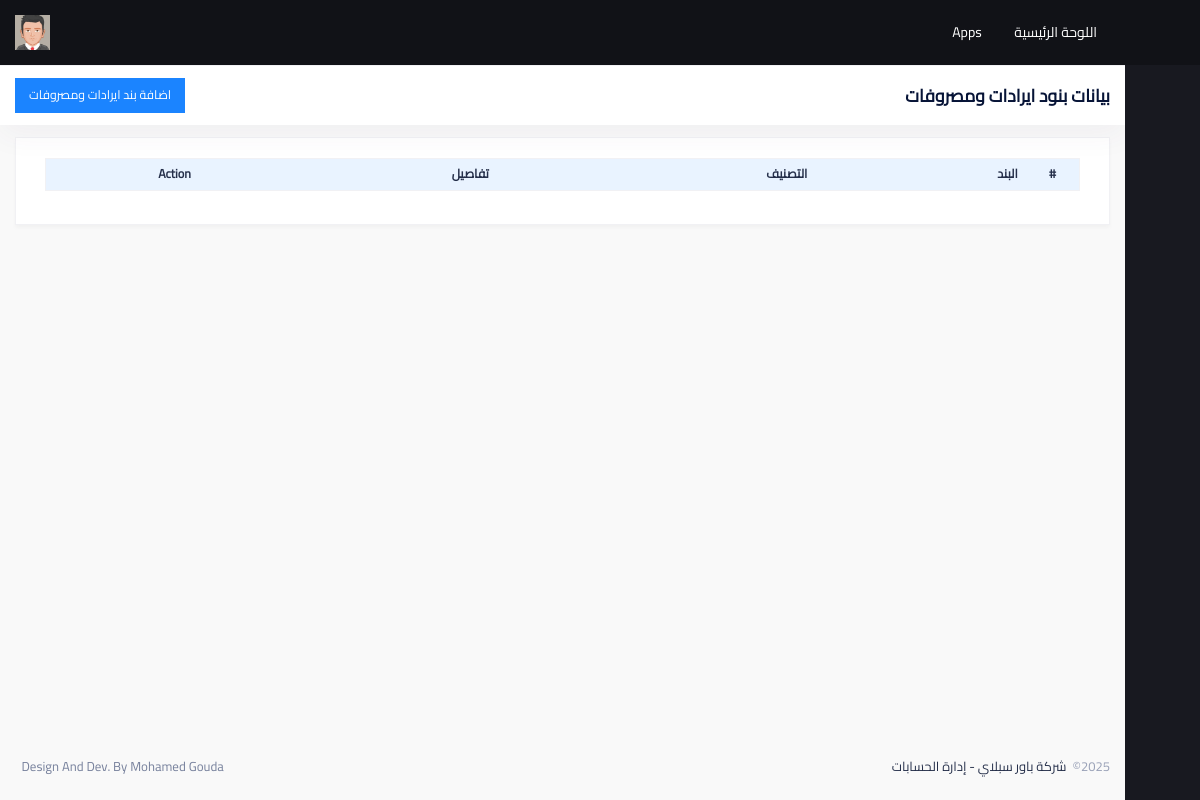
The app's page /settings/cash-categories-list/ (signed in), older data.
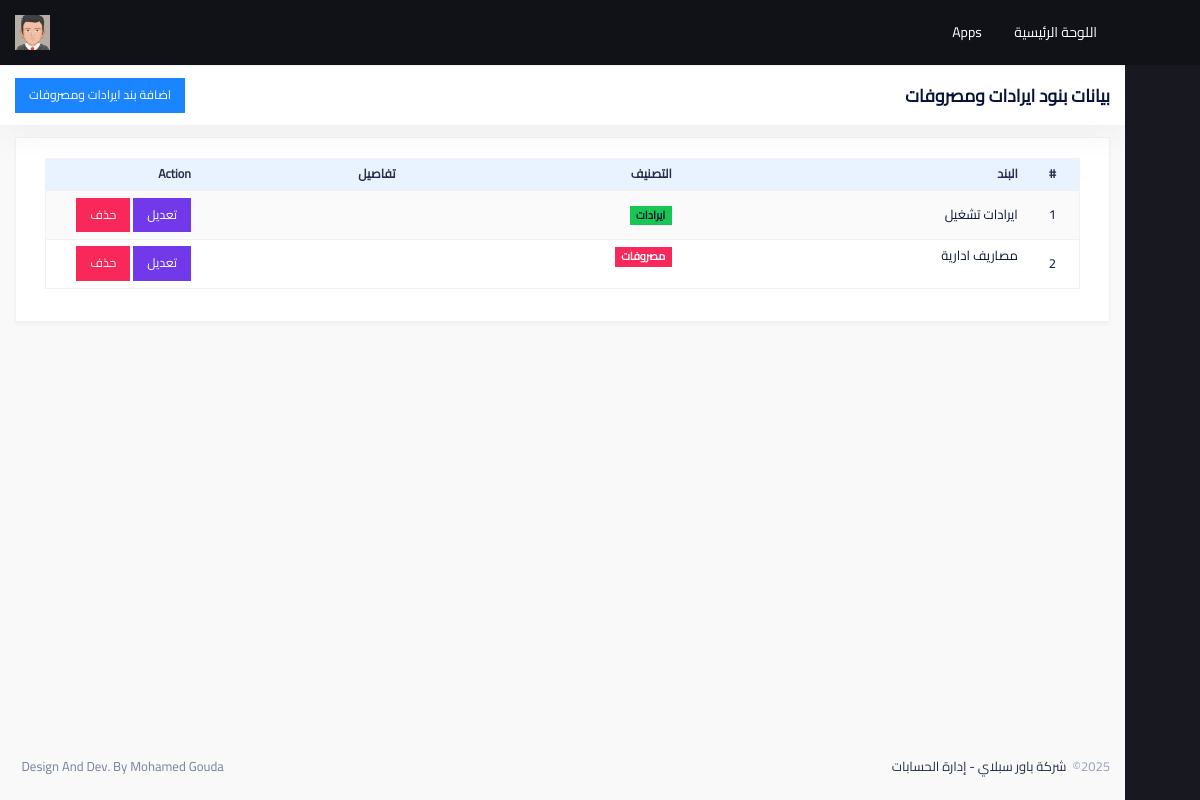
The same page, newer data.
### settings/models.py (models this page shows, shortened)
class CashCategory(models.Model):
    CATEGORY_TYPE_CHOICES = (
        ('income', 'إيراد'),
        ('expense', 'مصروف'),
    )
    name = models.CharField(max_length=200)
    type = models.CharField(max_length=10, choices=CATEGORY_TYPE_CHOICES)
    details = models.CharField(max_length=1000, null=True, blank=True)
    created_at = models.DateTimeField(auto_now_add=True)
    edited_at = models.DateTimeField(auto_now=True)

### settings/views.py (the view)
# urls.py: path('cash-categories-list/',login_required(views.cash_categories_view),name='cash-categories-list'),
@login_required
@permission_required('settings.view_settings', raise_exception=True)
def cash_categories_view (request):
    categories = CashCategory.objects.all()
    context = {
        'categories' : categories,
    }
    return render (request, 'cash_categories.html', context)

### settings/templates/cash_categories.html (shortened to what the changed rows need)
{% extends 'base.html' %}
{% load static %}
{% block css %}
<link href="{% static 'assets/plugins/custom/datatables/datatables.bundle.css' %}" rel="stylesheet" type="text/css"/>
{% endblock css %}
{% block content %}
<div class="content d-flex flex-column flex-column-fluid" id="kt_content">
    <div class="toolbar" id="kt_toolbar">
        <div id="kt_toolbar_container" class="container-fluid d-flex flex-stack">
            <div data-kt-swapper="true" data-kt-swapper-mode="prepend" data-kt-swapper-parent="{default: '#kt_content_container', 'lg': '#kt_toolbar_container'}" class="page-title d-flex align-items-center me-3 flex-wrap lh-1">
                <h1 class="d-flex align-items-center text-gray-900 fw-bold my-1 fs-3"> بيانات بنود ايرادات ومصروفات </h1>
            </div>
        </div>
    </div>
    <div class="post d-flex flex-column-fluid" id="kt_post">
        <div id="kt_content_container" class="container-xxl">
            <div class="card">
                <div class="card-body p-0">
                    <div class="card-px py-3 my-3">
                        <table id="kt_datatable_dom_positioning" class="table table-striped table-row-bordered gy-2 gs-7 border rounded">
                            <thead class="bg-light-primary">
                                <tr class="fw-bold fs-7 text-gray-800 px-7">
                                    <th data-ordering="false" style="width:5%;">#</th>
                                    <th>البند</th>
                                    <th> التصنيف </th>
                                    <th >تفاصيل</th>
                                    <th style="width:15%;">Action</th>
                                </tr>
                            </thead>
                            <tbody>
                                {% for category in categories %}
                                    <tr>
                                        <td>{{ forloop.counter }}</td>
                                        <td>{{ category.name }}</td>
                                        <td>
                                            {% if category.type == 'income' %}
                                            <span class="badge bg-success">ايرادات</span>
                                            {% elif category.type == 'expense' %}
                                            <span class="badge bg-danger text-light">مصروفات</span>
                                            {% endif %}
                                        </td>
                                        <td>{{ category.details}}</td>
                                        {% if perms.settings.change_settings or perms.settings.delete_settings %}
                                        <td>
                                            {% if perms.settings.change_settings %}
                                            <a href="#" class="btn btn-sm btn-info" data-bs-toggle="modal" data-bs-target="#kt_modal_edit_category"
                                                data-id="{{ category.id }}"
                                                data-name="{{ category.name }}"
                                                data-type="{{ category.type }}"
                                                data-details="{{ category.details }}"> تعديل </a>
                                            {% endif %}
                                            {% if perms.settings.delete_settings %}
                                            <a href="#" class="btn btn-sm btn-danger" data-bs-toggle="modal" data-bs-target="#kt_modal_delete_category"
                                                data-id="{{ category.id }}"
                                                data-name="{{ category.name }}"> حذف </a>
                                            {% endif %}
                                        </td>
                                        {% endif %}
                                    </tr>
                                    {% endfor %}
                            </tbody>
                        </table>
                    </div>
                </div>
            </div>
        </div>
    </div>
</div>
{% endblock content %}

Row changes from the older to the newer data that the page shows:
added CashCategory: name "ايرادات تشغيل", type "ايرادات"
added CashCategory: name "مصاريف ادارية", type "مصروفات"
